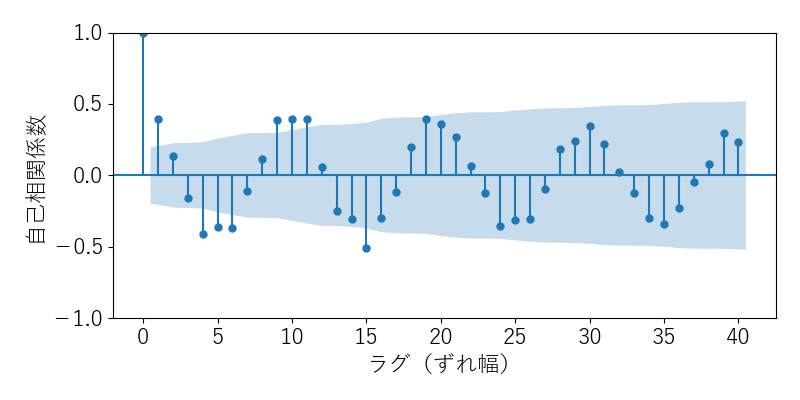

Recreate this plot in Python.
import numpy as np
import pandas as pd
import matplotlib.pyplot as plt
import statsmodels.api as sm
import math
import seaborn as sns

plt.rcParams['font.family'] = 'Yu Gothic'
plt.rcParams['font.size'] = 16

# 生成するテストデータの設定
np.random.seed(42)
n = 100
x = np.linspace(0, 100, n)
y = np.sin(math.pi / 5 * x) + 0.8 * np.random.normal(size=len(x))

# DataFrameにデータを格納
df = pd.DataFrame({'y': y})

# オリジナルの時系列データをプロット
plt.figure(figsize=(8, 4))
plt.plot(df['y'])
plt.xlabel('時刻 $t$')
plt.ylabel('$x(t)$')
plt.tight_layout()
plt.savefig('original_time_series.png')
plt.show()

# 自己相関プロットを作成
fig, ax = plt.subplots(figsize=(8, 4))
sm.graphics.tsa.plot_acf(df['y'], lags=40, ax=ax, title=None)
# plt.title('Autocorrelation Plot')
plt.xlabel('ラグ（ずれ幅）')
plt.ylabel('自己相関係数')
plt.tight_layout()
plt.savefig('autocorr.png')
plt.show()

#ラグ10のラグプロット
lag = 10
x = df['y']
x_lag10 = x.shift(-lag).dropna()  # ラグ10を取る
print(x)
print(x_lag10)
x=x[:-lag]

corr=np.corrcoef(x,x_lag10)[0,1]
print(f'Correlation Coefficient: {corr:.2f}')
# Create a DataFrame for seaborn
lag_df = pd.DataFrame({'$x(t)$': x, f'$x(t+{lag})$': x_lag10})

plt.figure(figsize=(4, 4))
sns.regplot(x='$x(t)$', y=f'$x(t+{lag})$', data=lag_df, ci=95)
# plt.title(f'Lag {lag} Scatter Plot with Regression Line and 95% CI')
# plt.legend()
plt.tight_layout()
plt.savefig('lag_plot.png')
plt.show()